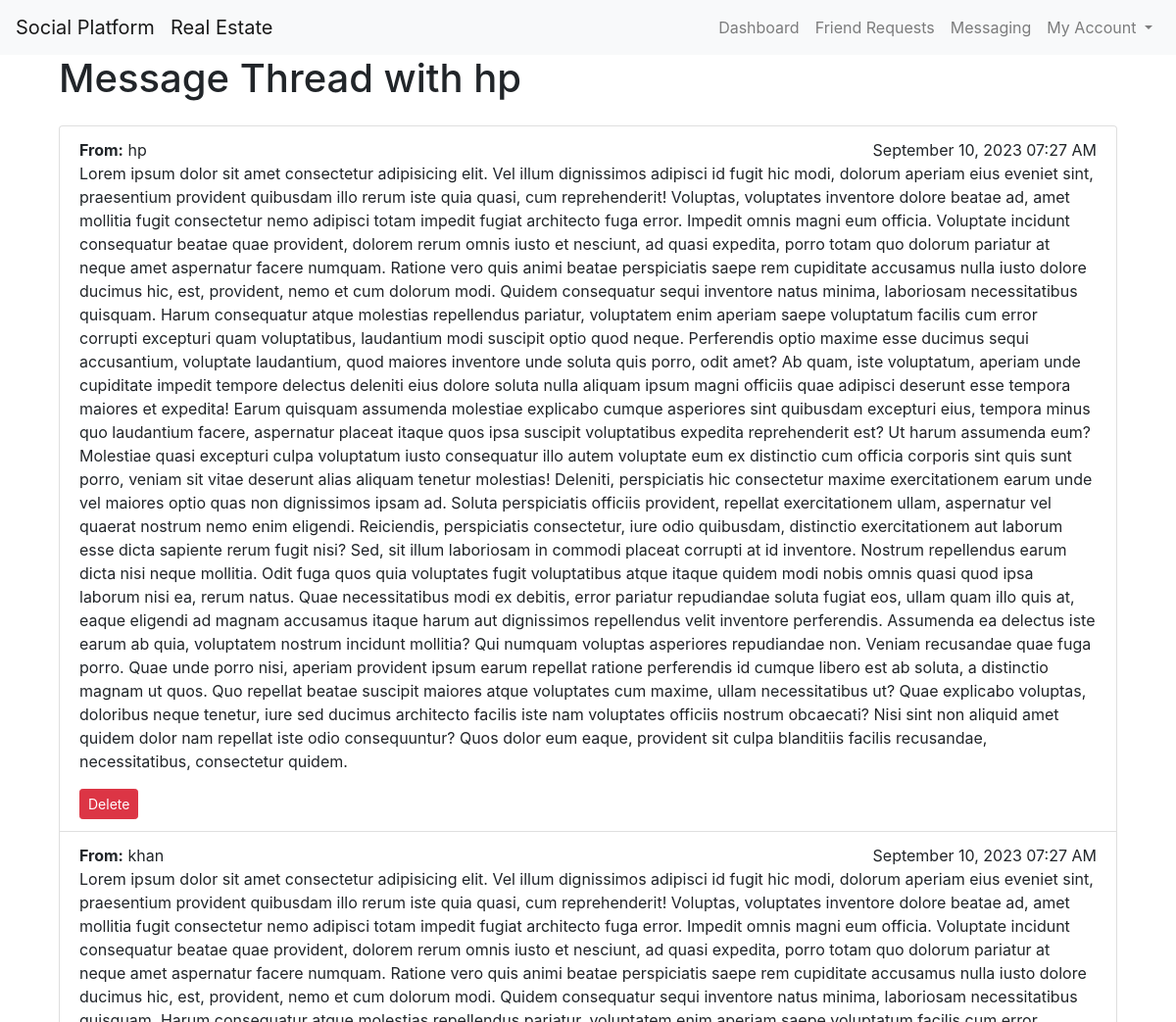
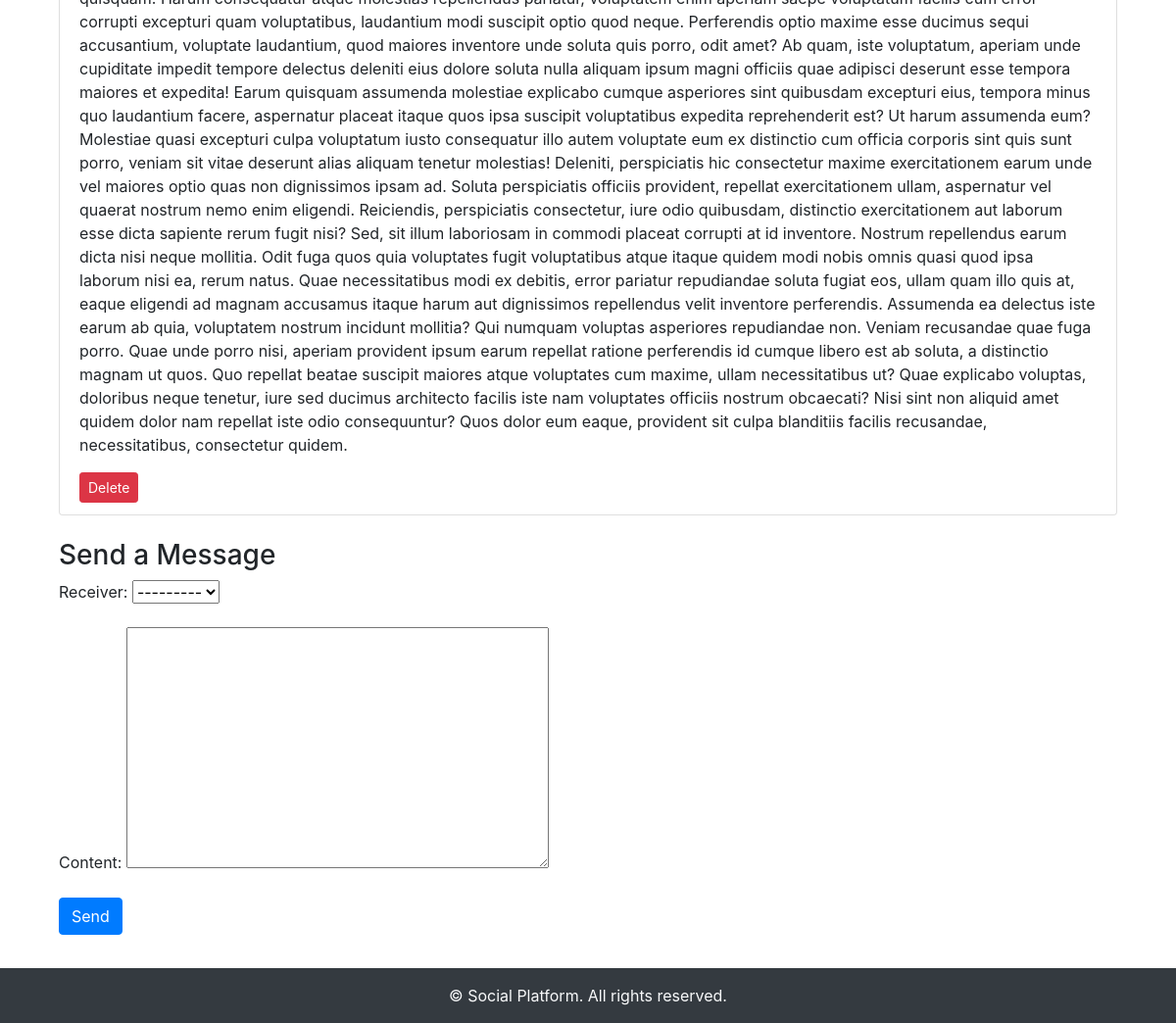
The page /social/message-thread/hp/ (signed in) on the database its author committed (2 pictures, top to bottom).
### social/models.py (models this page shows, shortened)
class UserProfile(models.Model):
    user = models.OneToOneField(User, on_delete=models.CASCADE)
    profile_picture = models.ImageField(upload_to='profile_pics/', blank=True, null=True)
    bio = models.TextField(max_length=500, blank=True)
    location = models.CharField(max_length=50)
    PROFILE_VISIBILITY_CHOICES = (
        ('public', 'Public'),
        ('friends', 'Friends Only'),
        ('private', 'Private'),
    )
    profile_visibility = models.CharField(max_length=10, choices=PROFILE_VISIBILITY_CHOICES, default='public')
    MESSAGE_PRIVACY_CHOICES = (
        ('everyone', 'Everyone'),
        ('friends', 'Friends Only'),
        ('private', 'Private'),
    )
    message_privacy = models.CharField(max_length=10, choices=MESSAGE_PRIVACY_CHOICES, default='everyone')

class Message(models.Model):
    sender = models.ForeignKey(User, related_name='sent_messages', on_delete=models.CASCADE)
    receiver = models.ForeignKey(User, related_name='received_messages', on_delete=models.CASCADE)
    content = models.TextField()
    timestamp = models.DateTimeField(auto_now_add=True)
    is_read = models.BooleanField(default=False)  # Add this line to define the 'is_read' field

### social/views.py (the view)
# urls.py: path('message-thread/<str:username>/', views.message_thread, name='message_thread'),
@login_required
def message_thread(request, username):
    user_profile = get_object_or_404(UserProfile, user__username=username)
    is_friend = Friendship.objects.filter(
        Q(sender=user_profile.user, receiver=request.user, status='accepted') |
        Q(sender=request.user, receiver=user_profile.user, status='accepted')
    ).exists()
    if not is_friend and user_profile.message_privacy != 'everyone':
        messages.error(request, "You cannot message this user.")
        return redirect('social:dashboard')
    messages_between_users = Message.objects.filter(
        Q(sender=request.user, receiver=user_profile.user) |
        Q(sender=user_profile.user, receiver=request.user)
    ).order_by('timestamp')
    if request.method == 'POST':
        form = MessageForm(request.POST)
        if form.is_valid():
            content = form.cleaned_data['content']
            message = Message(sender=request.user, receiver=user_profile.user, content=content)
            message.save()
            messages.success(request, "Message sent successfully.")
            return redirect('social:message_thread', username=username)  # Redirect back to the message thread
    else:
        form = MessageForm()
    return render(request, 'social/message_thread.html', {
        'user_profile': user_profile,
        'messages_between_users': messages_between_users,
        'form': form,
    })

### social/forms.py
class MessageForm(forms.ModelForm):
    class Meta:
        model = Message
        fields = ['receiver', 'content']

### social/templates/social/message_thread.html (shortened to what this page needs)
{% extends 'social/base.html' %}
{% block content %}
<div class="container">
    <h1>Message Thread with {{ user_profile.user.username }}</h1>
    <ul class="list-group mt-4">
        {% for message in messages_between_users %}
            <li class="list-group-item">
                <div class="row">
                    <div class="col-md-6">
                        <strong>From:</strong> {{ message.sender.username }}
                    </div>
                    <div class="col-md-6 text-right">
                        {{ message.timestamp|date:"F d, Y H:i A" }}
                    </div>
                </div>
                <p>{{ message.content }}</p>
                <a href="{% url 'social:delete_message' message.id %}" class="btn btn-danger btn-sm">Delete</a>
            </li>
        {% empty %}
            <li class="list-group-item">No messages in this thread</li>
        {% endfor %}
    </ul>
    <div class="mt-4">
        <h3>Send a Message</h3>
        <form method="post" action="{% url 'social:message_thread' user_profile.user.username %}">
            {{ form.as_p }}
            <button type="submit" class="btn btn-primary">Send</button>
        </form>
    </div>
</div>
{% endblock %}

### rows shown on the page
UserProfile: user.username "hp"
Message: sender.username "hp", timestamp "September 10, 2023 07:27 AM", content "Lorem ipsum dolor sit amet consectetur adipisicing elit. Vel illum dignissimos adipisci id fugit hic modi, dolorum aperiam eius eveniet sint, praesentium provident quibusdam illo rerum iste quia quasi, cum reprehenderit! Voluptas, voluptates inventore dolore beatae ad, amet mollitia fugit consectetur nemo adipisci totam impedit fugiat architecto fuga error. Impedit omnis magni eum officia. Voluptate incidunt consequatur beatae quae provident, dolorem rerum omnis iusto et nesciunt, ad quasi expedita, porro totam quo dolorum pariatur at neque amet aspernatur facere numquam. Ratione vero quis animi beatae perspiciatis saepe rem cupiditate accusamus nulla iusto dolore ducimus hic, est,…"
Message: sender.username "khan", timestamp "September 10, 2023 07:27 AM", content "Lorem ipsum dolor sit amet consectetur adipisicing elit. Vel illum dignissimos adipisci id fugit hic modi, dolorum aperiam eius eveniet sint, praesentium provident quibusdam illo rerum iste quia quasi, cum reprehenderit! Voluptas, voluptates inventore dolore beatae ad, amet mollitia fugit consectetur nemo adipisci totam impedit fugiat architecto fuga error. Impedit omnis magni eum officia. Voluptate incidunt consequatur beatae quae provident, dolorem rerum omnis iusto et nesciunt, ad quasi expedita, porro totam quo dolorum pariatur at neque amet aspernatur facere numquam. Ratione vero quis animi beatae perspiciatis saepe rem cupiditate accusamus nulla iusto dolore ducimus hic, est,…"
